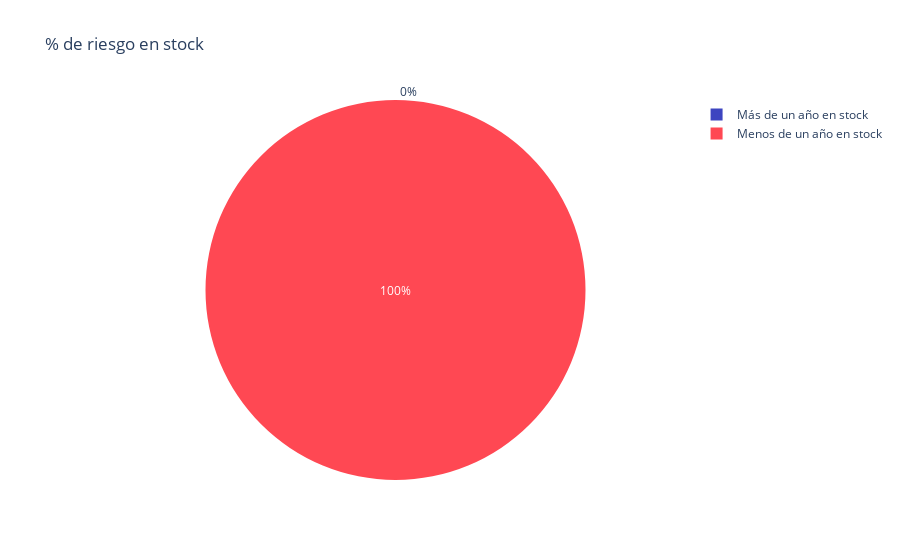

Notebook code cell kept with this figure:
### Code cell
labels = riesgo_stock['stock']
values = riesgo_stock['casas']
colores = ['#3d45c0', '#ff4853']
# Crear el gráfico de pastel
fig = go.Figure(data=[go.Pie(
    labels=labels, 
    values=values, 
    sort=False,    
    marker=dict(colors=colores,)
)])
fig.update_layout(title="% de riesgo en stock")
# Exportar gráfica como archivo HTML
def guardar_grafico_como_html(fig, nombre_archivo, carpeta='graficas'):
    # Crear la carpeta si no existe
    if not os.path.exists(carpeta):
        os.makedirs(carpeta)
    
    # Gráfica como archivo HTML en la carpeta especificada
    pio.write_html(fig, f'{carpeta}/{nombre_archivo}.html')

# Exportar
guardar_grafico_como_html(fig, 'g_pie_riesgo_tulancingo', carpeta='graficas')
fig.show()

### Figure 1 — Plotly figure (JSON) as saved in the notebook; plotly's stock layout.template omitted (floating-point values rounded to 4 significant figures)
{"data": [{"labels": ["Más de un año en stock", "Menos de un año en stock"], "marker": {"colors": ["#3d45c0", "#ff4853"]}, "sort": false, "type": "pie", "values": [0, 87]}], "layout": {"title": {"text": "% de riesgo en stock"}}}
